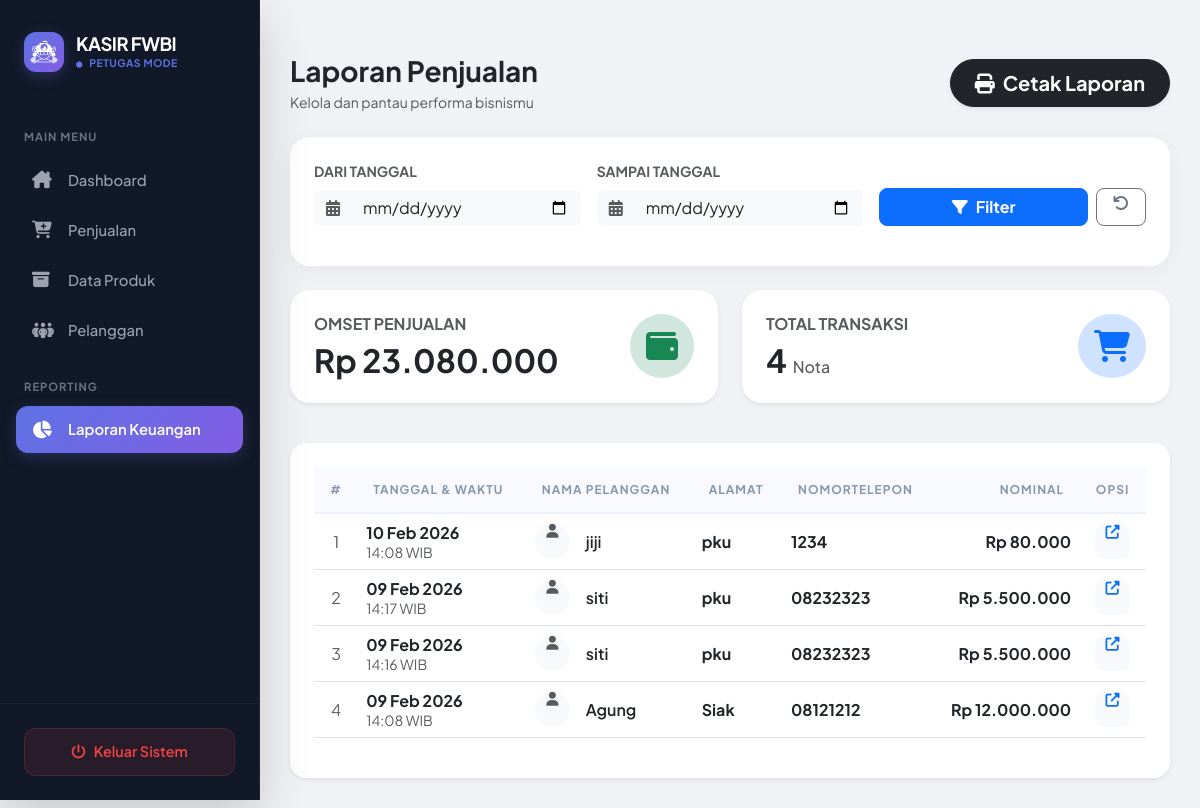
Screenshot of /petugas/laporan/index.php (signed in) with the database file from the repository.
### tables this page shows
CREATE TABLE `penjualan` (
  `PenjualanID` int(11) NOT NULL,
  `TanggalPenjualan` datetime NOT NULL DEFAULT current_timestamp(),
  `TotalHarga` decimal(10,2) NOT NULL,
  `PelangganID` int(11) NOT NULL
);

CREATE TABLE `pelanggan` (
  `PelangganID` int(11) NOT NULL,
  `NamaPelanggan` varchar(255) NOT NULL,
  `Alamat` text NOT NULL,
  `NomorTelepon` varchar(15) NOT NULL
);

### petugas/laporan/index.php (the view, shortened to what this page needs)
<?php
include '../../main/connect.php';
$tgl_mulai = isset($_GET['tgl_mulai']) ? mysqli_real_escape_string($conn, $_GET['tgl_mulai']) : '';
$tgl_selesai = isset($_GET['tgl_selesai']) ? mysqli_real_escape_string($conn, $_GET['tgl_selesai']) : '';
?>
<!DOCTYPE html>
<html lang="id">
<head>
    <link href="https://cdn.jsdelivr.net/npm/bootstrap@5.3.0/dist/css/bootstrap.min.css" rel="stylesheet">
    <link rel="stylesheet" href="https://cdnjs.cloudflare.com/ajax/libs/font-awesome/6.4.0/css/all.min.css">
</head>
<body>
<div class="d-flex">
    <div class="no-print">
        <?php include '../../template/sidebar.php'; ?>
    </div>
    <div class="main-content">
        <div class="d-flex justify-content-between align-items-center mb-4 no-print">
            <div>
                <h3 class="fw-bold mb-1">Laporan Penjualan</h3>
                <p class="text-muted small mb-0">Kelola dan pantau performa bisnismu</p>
            </div>
            <button class="btn btn-dark btn-lg px-4 rounded-pill shadow-sm fw-bold" onclick="window.print()">
                <i class="fas fa-print me-2"></i>Cetak Laporan
            </button>
        </div>
        <div class="card filter-box mb-4 no-print p-2">
            <div class="card-body">
                <form method="GET" class="row g-3 align-items-end">
                    <div class="col-md-4">
                        <label class="form-label small fw-bold text-muted">DARI TANGGAL</label>
                        <div class="input-group">
                            <span class="input-group-text bg-light border-0"><i class="fas fa-calendar-alt text-muted"></i></span>
                            <input type="date" name="tgl_mulai" class="form-control border-0 bg-light shadow-none" value="<?= $tgl_mulai ?>">
                        </div>
                    </div>
                    <div class="col-md-4">
                        <label class="form-label small fw-bold text-muted">SAMPAI TANGGAL</label>
                        <div class="input-group">
                            <span class="input-group-text bg-light border-0"><i class="fas fa-calendar-alt text-muted"></i></span>
                            <input type="date" name="tgl_selesai" class="form-control border-0 bg-light shadow-none" value="<?= $tgl_selesai ?>">
                        </div>
                    </div>
                    <div class="col-md-4 d-flex gap-2">
                        <button type="submit" class="btn btn-primary flex-grow-1 fw-bold rounded-3">
                            <i class="fas fa-filter me-2"></i>Filter
                        </button>
                        <a href="index.php" class="btn btn-outline-secondary px-3 rounded-3">
                            <i class="fas fa-undo"></i>
                        </a>
                    </div>
                </form>
            </div>
        </div>
        <?php
        $where = "";
        $summary = mysqli_query($conn, "SELECT SUM(TotalHarga) as total, COUNT(*) as jml FROM penjualan $where");
        $ds = mysqli_fetch_assoc($summary);
        ?>
        <div class="row mb-4">
            <div class="col-md-6 mb-3">
                <div class="card card-stat shadow-sm border-0 h-100">
                    <div class="card-body p-4">
                        <div class="d-flex justify-content-between align-items-center">
                            <div>
                                <h6 class="text-muted fw-bold mb-2">OMSET PENJUALAN</h6>
                                <h2 class="fw-bold mb-0">Rp <?= number_format($ds['total'] ?? 0, 0, ',', '.'); ?></h2>
                            </div>
                            <div class="icon-shape bg-success-subtle text-success p-3 rounded-circle">
                                <i class="fas fa-wallet fa-2x"></i>
                            </div>
                        </div>
                    </div>
                </div>
            </div>
            <div class="col-md-6 mb-3">
                <div class="card card-stat shadow-sm border-0 h-100">
                    <div class="card-body p-4">
                        <div class="d-flex justify-content-between align-items-center">
                            <div>
                                <h6 class="text-muted fw-bold mb-2">TOTAL TRANSAKSI</h6>
                                <h2 class="fw-bold mb-0"><?= number_format($ds['jml'] ?? 0); ?> <small class="text-muted h6">Nota</small></h2>
                            </div>
                            <div class="icon-shape bg-primary-subtle text-primary p-3 rounded-circle">
                                <i class="fas fa-shopping-cart fa-2x"></i>
                            </div>
                        </div>
                    </div>
                </div>
            </div>
        </div>
        <div class="card border-0 shadow-sm rounded-4 overflow-hidden">
            <div class="card-body p-0">
                <div class="table-responsive p-4">
                    <table class="table table-hover align-middle">
                        <thead>
                            <tr>
                                <th class="text-center">#</th>
                                <th>TANGGAL & WAKTU</th>
                                <th>NAMA PELANGGAN</th>
                                <th>ALAMAT</th>
                                <th>NOMORTELEPON</th>
                                <th class="text-end">NOMINAL</th>
                                <th class="no-print text-center">OPSI</th>
                            </tr>
                        </thead>
                        <tbody>
                            <?php
                            $no = 1;
                            $query = mysqli_query($conn, "SELECT * FROM penjualan
                                     JOIN pelanggan ON penjualan.PelangganID = pelanggan.PelangganID
                                     $where ORDER BY TanggalPenjualan DESC");
                            if(mysqli_num_rows($query) == 0) : ?>
                            <?php endif;
                            while($d = mysqli_fetch_array($query)): ?>
                            <tr>
                                <td class="text-center text-muted"><?= $no++; ?></td>
                                <td>
                                    <div class="fw-bold text-dark"><?= date('d M Y', strtotime($d['TanggalPenjualan'])); ?></div>
                                    <small class="text-muted"><?= date('H:i', strtotime($d['TanggalPenjualan'])); ?> WIB</small>
                                </td>
                                <td>
                                    <div class="d-flex align-items-center">
                                        <div class="avatar-sm me-3 bg-light rounded-circle text-center" style="width: 35px; height: 35px; line-height: 35px;">
                                            <i class="fas fa-user text-muted small"></i>
                                        </div>
                                        <span class="fw-semibold text-dark"><?= $d['NamaPelanggan']; ?></span>
                                    </div>
                                </td>
                                <td>
                                    <div class="fw-bold text-dark"><?= $d['Alamat']; ?></div>
                                </td>
                                 <td>
                                    <div class="fw-bold text-dark"><?= $d['NomorTelepon']; ?></div>
                                </td>
                                <td class="text-end fw-bold text-dark">
                                    Rp <?= number_format($d['TotalHarga'], 0, ',', '.'); ?>
                                </td>
                                <td class="no-print text-center">
                                    <a href="detail.php?id=<?= $d['PenjualanID']; ?>" class="btn btn-light btn-action" title="Lihat Detail">
                                        <i class="fas fa-external-link-alt text-primary small"></i>
                                    </a>
                                </td>
                            </tr>
                            <?php endwhile; ?>
                        </tbody>
                    </table>
                </div>
            </div>
        </div>
    </div>
</div>
</body>
</html>

### petugas/laporan/index.php (style rules this page uses)
:root { --glass: rgba(255, 255, 255, 0.9); --primary-grad: linear-gradient(135deg, #43e97b 0%, #38f9d7 100%); --secondary-grad: linear-gradient(135deg, #667eea 0%, #764ba2 100%); }
body { font-family: 'Plus Jakarta Sans', sans-serif; background-color: #f0f2f5; }
.main-content { padding: 30px; width: 100%; }
.card-stat { border-radius: 20px; border: none; overflow: hidden; transition: transform 0.3s ease; }
.filter-box { border-radius: 20px; background: white; border: none; box-shadow: 0 4px 20px rgba(0,0,0,0.05); }
.table thead th { background-color: #f8faff; color: #8898aa; text-transform: uppercase; font-size: 0.75rem; letter-spacing: 1px; padding: 15px; border-bottom: 2px solid #edf2f9; }
.btn-action { width: 35px; height: 35px; line-height: 35px; padding: 0; border-radius: 10px; }

### template/sidebar.php (style rules this page uses)
:root { --sidebar-bg: #111827; --accent-color: #5e72e4; --hover-bg: rgba(255, 255, 255, 0.05); --text-gray: #9ca3af; }

### rows the page displays
penjualan: TanggalPenjualan "10 Feb 2026", TanggalPenjualan "14:08", PelangganID.NamaPelanggan "jiji", PelangganID.Alamat "pku", PelangganID.NomorTelepon "1234", TotalHarga "80.000"
penjualan: TanggalPenjualan "09 Feb 2026", TanggalPenjualan "14:17", PelangganID.NamaPelanggan "siti", PelangganID.Alamat "pku", PelangganID.NomorTelepon "08232323", TotalHarga "5.500.000"
penjualan: TanggalPenjualan "09 Feb 2026", TanggalPenjualan "14:16", PelangganID.NamaPelanggan "siti", PelangganID.Alamat "pku", PelangganID.NomorTelepon "08232323", TotalHarga "5.500.000"
penjualan: TanggalPenjualan "09 Feb 2026", TanggalPenjualan "14:08", PelangganID.NamaPelanggan "Agung", PelangganID.Alamat "Siak", PelangganID.NomorTelepon "08121212", TotalHarga "12.000.000"

### other values shown
$_SESSION['role'] "PETUGAS"
$ds['total'] "23.080.000"
$ds['jml'] "4"
